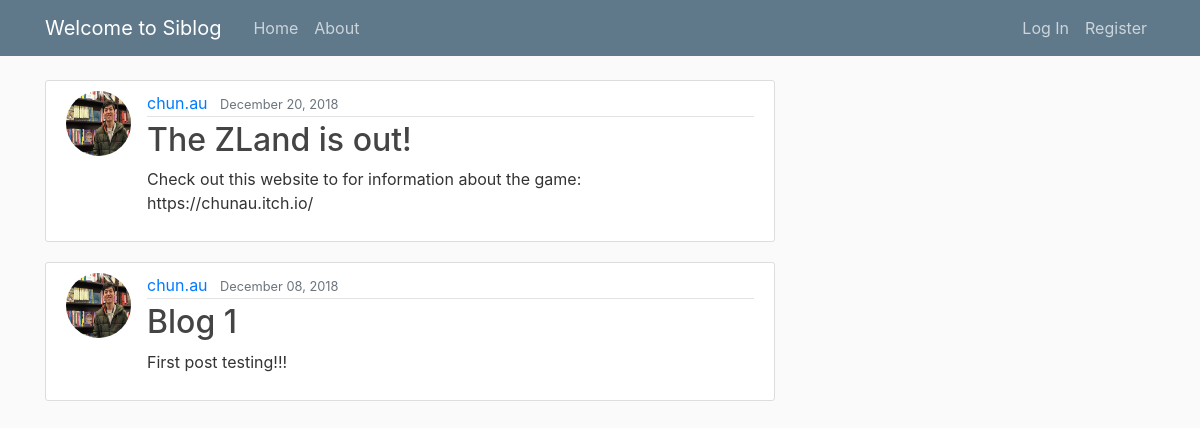
The page / on the database its author committed.
### Siblog/models.py (models this page shows, shortened)
class Post(models.Model):
    title = models.CharField(max_length=100)
    content = models.TextField()
    date_posted = models.DateTimeField(default=timezone.now)
    author = models.ForeignKey(User, on_delete=models.CASCADE)

### users/models.py (models this page shows, shortened)
class Profile(models.Model):
    user = models.OneToOneField(User, on_delete=models.CASCADE)
    image = models.ImageField(default='default.jpg', upload_to='_profile_pics')

### Siblog/views.py (the view)
# urls.py: path('', PostListView.as_view(), name='Siblog-home'),
class PostListView(ListView):
    model = Post
    template_name = 'Siblog/home.html'
    context_object_name = 'posts'
    ordering = ['-date_posted']
    paginate_by = 5

### Siblog/templates/Siblog/home.html (shortened to what this page needs)
{% extends "Siblog/base.html" %}
{% block content %}
    {% for post in posts %}
    <article class="media content-section">
      <img class='rounded-circle article-img' src="{{ post.author.profile.image.url }}">
      <div class="media-body">
              <div class="article-metadata">
                <a class="mr-2" href="{% url 'user-posts' post.author.username %}">{{ post.author }}</a>
                <small class="text-muted">{{ post.date_posted|date:"F d, Y" }}</small>
              </div>
              <h2><a class="article-title" href="{% url 'post-detail' post.id %}">{{ post.title }}</a></h2>
              <p class="article-content">{{ post.content }}</p>
            </div>
    </article>
    {% endfor %}
{% endblock content %}

### Siblog/templates/Siblog/base.html (shortened to what this page needs)
{% load static %}
<!DOCTYPE html>
<html>
 <head>
    <link rel="stylesheet" href="https://maxcdn.bootstrapcdn.com/bootstrap/4.0.0/css/bootstrap.min.css">
    <link rel="stylesheet" type="text/css" href="{% static 'Siblog/main.css' %}">
 </head>
 <body>
        <header class="site-header">
            <nav class="navbar navbar-expand-md navbar-dark bg-steel fixed-top">
                <div class="container">
                <a class="navbar-brand mr-4" href="/">Welcome to Siblog</a>
                <div class="collapse navbar-collapse" id="navbarToggle">
                    <div class="navbar-nav mr-auto">
                    <a class="nav-item nav-link" href="{% url 'Siblog-home' %}">Home</a>
                    <a class="nav-item nav-link" href="{% url 'Siblog-about' %}">About</a>
                    </div>
                    <div class="navbar-nav">
                      {% if user.is_authenticated %}
                        <a class="nav-item nav-link" href="{% url 'post-create' %}">Create Post</a>
                        <a class="nav-item nav-link" href="{% url 'profile' %}">Profile</a>
                        <a class="nav-item nav-link" href="{% url 'logout' %}">Log Out</a>
                      {% else %}
                        <a class="nav-item nav-link" href="{% url 'login' %}">Log In</a>
                        <a class="nav-item nav-link" href="{% url 'register' %}">Register</a>
                      {% endif %}
                    </div>
                </div>
                </div>
            </nav>
        </header>
        <main role="main" class="container">
                <div class="row">
                  <div class="col-md-8">
                    {% block content %}{% endblock %}
                  </div>
                  <div class="col-md-4">
                  </div>
                </div>
              </main>
    </body>
</html>

### Siblog/static/Siblog/main.css (style rules this page uses)
body { background: #fafafa; color: #333333; margin-top: 5rem; }
h1, h2, h3, h4, h5, h6 { color: #444444; }
.bg-steel { background-color: #5f788a; }
.site-header .navbar-nav .nav-link { color: #cbd5db; }
.content-section { background: #ffffff; padding: 10px 20px; border: 1px solid #dddddd; border-radius: 3px; margin-bottom: 20px; }
.article-title { color: #444444; }
.article-content { white-space: pre-line; }
.article-img { height: 65px; width: 65px; margin-right: 16px; }
.article-metadata { padding-bottom: 1px; margin-bottom: 4px; border-bottom: 1px solid #e3e3e3 }

### rows shown on the page
Post: author.profile.image (picture), author "chun.au", date_posted "December 20, 2018", title "The ZLand is out!", content "Check out this website to for information about the game: https://chunau.itch.io/"
Post: author.profile.image (picture), author "chun.au", date_posted "December 08, 2018", title "Blog 1", content "First post testing!!!"
